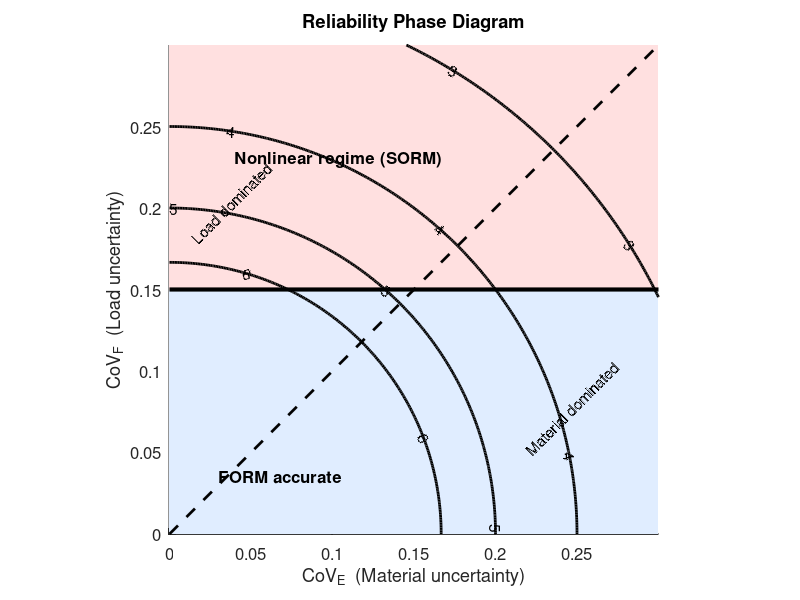

This chart was generated by the following MATLAB code:
function master_reliability_phase_diagram(~)

cov_E = linspace(0,0.30,300);
cov_F = linspace(0,0.30,300);

[CE,CF] = meshgrid(cov_E,cov_F);

beta = 1 ./ sqrt(CE.^2 + CF.^2 + 1e-6);

figure('Color','w')
hold on

% --- REGION SHADING (high contrast)
patch([0 0.3 0.3 0],[0 0 0.15 0.15],[0.88 0.93 1],'EdgeColor','none')
patch([0 0.3 0.3 0],[0.15 0.15 0.3 0.3],[1 0.88 0.88],'EdgeColor','none')

% --- RELIABILITY CONTOURS
[C,h] = contour(CE,CF,beta,[3 4 5 6],'k','LineWidth',2);
clabel(C,h,'FontSize',11,'Color','k')

% --- FORM VALIDITY BOUNDARY
plot([0 0.30],[0.15 0.15],'k','LineWidth',3)

% --- DOMINANCE LINE
plot([0 0.30],[0 0.30],'k--','LineWidth',2)

% --- LABELS
text(0.03,0.035,'FORM accurate','FontSize',12,'FontWeight','bold')

text(0.04,0.23,'Nonlinear regime (SORM)','FontSize',12,'FontWeight','bold')

text(0.015,0.18,'Load dominated','Rotation',45,'FontSize',11)

text(0.22,0.05,'Material dominated','Rotation',45,'FontSize',11)

% --- AXES
xlabel('CoV_E  (Material uncertainty)','FontSize',12)
ylabel('CoV_F  (Load uncertainty)','FontSize',12)

title('Reliability Phase Diagram','FontSize',14)

axis([0 0.30 0 0.30])
axis square
grid on

set(gca,'FontSize',12,'LineWidth',1.3)

end
